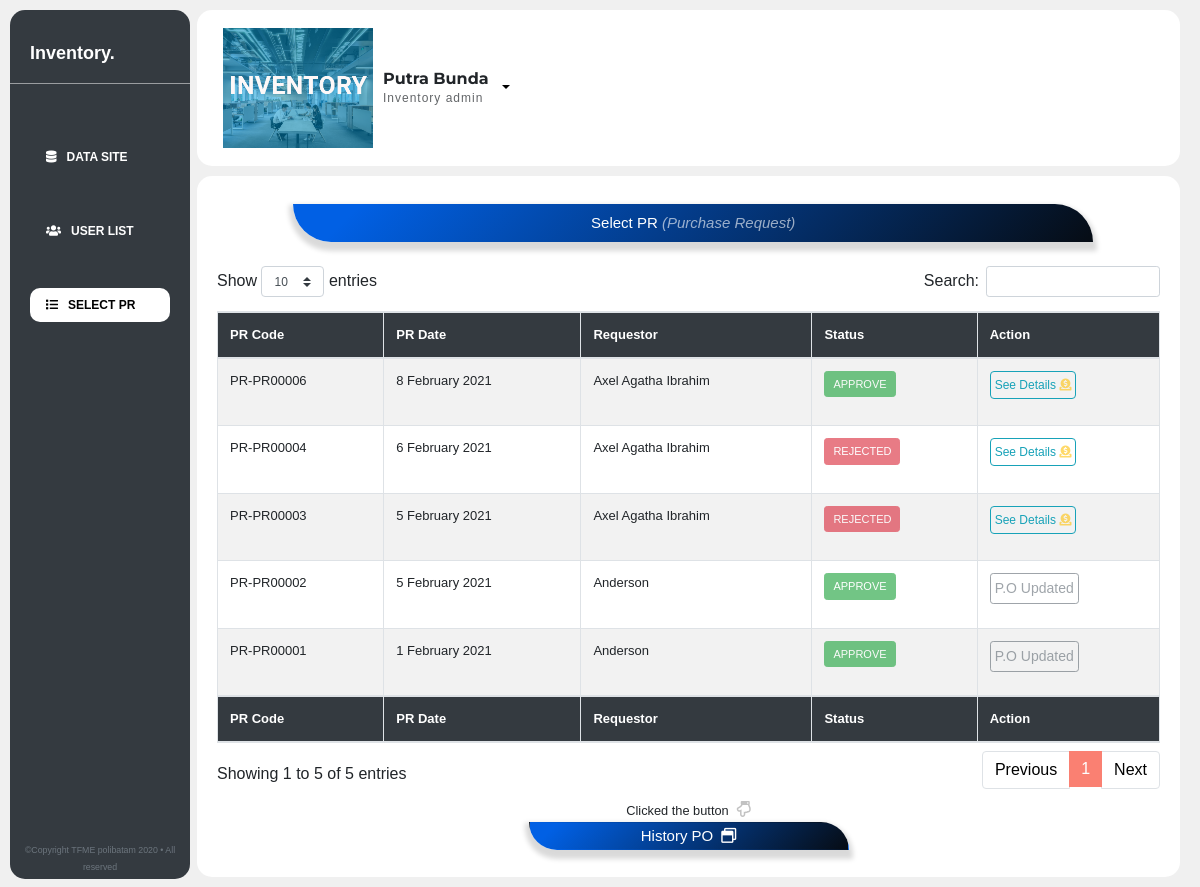
The app's page /admin/history-pr.php (signed in), older data.
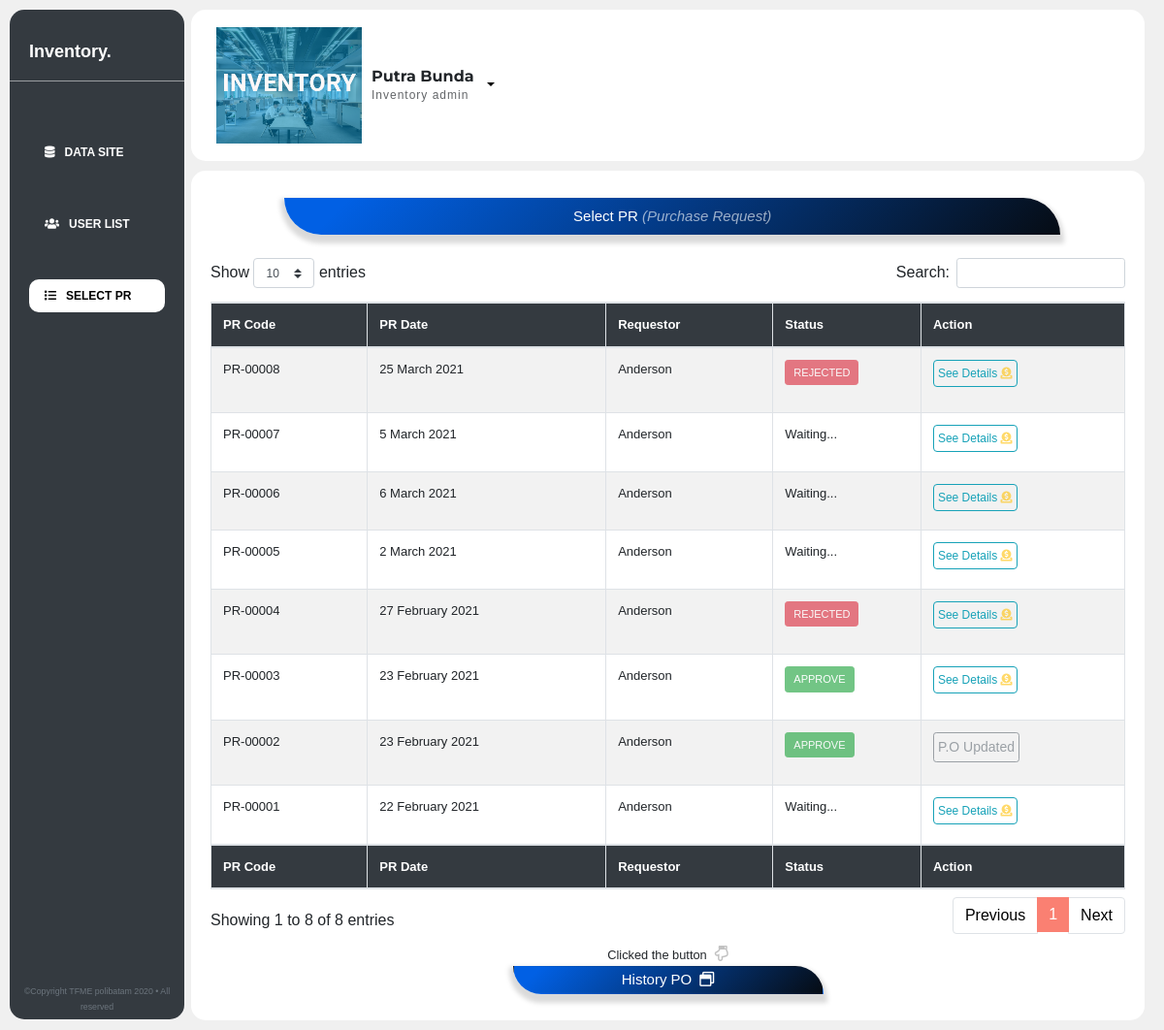
The same page, newer data.
### tables this page shows
CREATE TABLE `form_pr` (
  `id_pr` int(50) NOT NULL,
  `kode_pr` int(250) NOT NULL,
  `item_name` varchar(80) NOT NULL,
  `type` varchar(20) NOT NULL,
  `quantity` varchar(30) NOT NULL,
  `item_description` varchar(100) NOT NULL,
  `part_number` varchar(50) NOT NULL,
  `cost_center` enum('10','20','30','40') NOT NULL,
  `pr_date` date NOT NULL,
  `account_code` varchar(30) NOT NULL,
  `status` enum('waiting','approve','rejected','') NOT NULL,
  `requestor` varchar(30) NOT NULL,
  `update_po` enum('0','1','','') NOT NULL
);

### admin/history-pr.php (the view, shortened to what the changed rows need)
<?php
require "../config/config.php";
$query = mysqli_query($conn, "SELECT * FROM form_pr GROUP BY kode_pr ORDER BY id_pr DESC");
?>
<!DOCTYPE html>
<html lang="en">
<head>
    <link rel="stylesheet" href="https://maxcdn.bootstrapcdn.com/bootstrap/4.0.0/css/bootstrap.min.css"
>
    <link rel="stylesheet" href="../css/dashboard-adm.css">
    <link rel="stylesheet" href="../css/history-pr.css">
    <link rel="stylesheet" href="https://cdnjs.cloudflare.com/ajax/libs/font-awesome/5.14.0/css/all.min.css">
    <link rel="stylesheet" href="https://cdn.datatables.net/1.10.22/css/dataTables.bootstrap4.min.css">
</head>
<body>
    <div class="grid">
        <div class="konten">
            <div class="box d-flex flex-column">
                <div class="label d-flex justify-content-center mb-3" style="width: 100%;">
                    <h5 class="mt-2 judul"
                       >Select PR </h5>
                </div>
                <div class=" table-responsive">
                    <table class="table select table-bordered table-hover table-striped" id="data" style="width: 100%;">
                        <thead>
                            <tr class="bg-dark text-white">
                                <th>PR Code</th>
                                <th>PR Date</th>
                                <th>Requestor</th>
                                <th>Status</th>
                                <th>Action</th>
                            </tr>
                        </thead>
                        <tbody>
                            <?php foreach ($query as $data) :  ?>
                            <tr>
                                <td>
                                    <?php $code = sprintf("%05s", $data['kode_pr']) ?>
                                    <?= "PR-".$code; ?> </td>
                                <td>
                                    <?php $date = date_create($data['pr_date']) ?>
                                    <?= date_format($date, 'j F Y') ; ?></td>
                                <td style="text-transform: capitalize;"><?= $data['requestor']; ?></td>
                                <td>
                                    <?php if ($data['status'] == 'approve'): ?>
                                    <p class="btn btn-success btn-sm disabled"
                                        style="font-size: 11px;text-transform:uppercase;">Approve</p>
                                    <?php elseif ($data['status'] == 'rejected'): ?>
                                    <p class="btn btn-danger btn-sm disabled"
                                        style="font-size: 11px;text-transform:uppercase;">Rejected</p>
                                    <?php elseif ($data['status'] == 'waiting'): ?>
                                    <p>Waiting...</p>
                                    <?php endif; ?>
                                </td>
                                <?php if($data['update_po'] == 1 ) :?>
                                <td>
                                    <a href="#" class="btn btn-outline-secondary p-1 disabled btn-sm">P.O Updated</a>
                                </td>
                                <?php elseif ($data['update_po'] == 0) : ?>
                                <td>
                                    <a href="detail-pr?id=<?= $data['kode_pr']?>" class="btn btn-outline-info p-1"
                                        style="font-size:12px;">See
                                        Details <i class="fas fa-donate text-warning" style="opacity: 0.6;"></i></a>
                                </td>
                                <?php endif; ?>
                            </tr>
                            <?php endforeach; ?>
                        </tbody>
                        <tfoot>
                            <tr class="bg-dark text-white">
                                <th>PR Code</th>
                                <th>PR Date</th>
                                <th>Requestor</th>
                                <th>Status</th>
                                <th>Action</th>
                            </tr>
                        </tfoot>
                    </table>
                </div>
                <div class="btn">
                    <small>Clicked the button</small><i class="far fa-hand-point-down ml-2"></i> <br>
                    <a href="history-po" class="judul btn btn-sm">History PO</a>
                </div>
            </div>
        </div>
    </div>
</body>
</html>

Row changes from the older to the newer data that the page shows:
no longer on this page (row edited): form_pr: kode_pr "PR00006", pr_date "8 February 2021", requestor "Axel Agatha Ibrahim", status "APPROVE"
removed form_pr: kode_pr "PR00004", pr_date "6 February 2021", requestor "Axel Agatha Ibrahim", status "REJECTED"
no longer on this page (row edited): form_pr: kode_pr "PR00003", pr_date "5 February 2021", requestor "Axel Agatha Ibrahim", status "REJECTED"
added form_pr: kode_pr "00008", pr_date "25 March 2021", requestor "Anderson", status "REJECTED"
added form_pr: kode_pr "00007", pr_date "5 March 2021", requestor "Anderson", status "Waiting..."
added form_pr: kode_pr "00006", pr_date "6 March 2021", requestor "Anderson", status "Waiting..."
added form_pr: kode_pr "00005", pr_date "2 March 2021", requestor "Anderson", status "Waiting..."
added form_pr: kode_pr "00004", pr_date "27 February 2021", requestor "Anderson", status "REJECTED"
now on this page (row edited): form_pr: kode_pr "00003", pr_date "23 February 2021", requestor "Anderson", status "APPROVE"
changed form_pr (number 7 of 8 on the later page): kode_pr "PR00002" → "00002"; pr_date "5 February 2021" → "23 February 2021"
changed form_pr: kode_pr "PR00001" → "00001"; pr_date "1 February 2021" → "22 February 2021"; status "APPROVE" → "Waiting..."; update_po "P.O Updated" → "See Details"
Text that changed along with them:
text written by a page script: "Show entries Search: Showing 1 to 5 of 5 entries Previous 1 Next" → "Show entries Search: Showing 1 to 8 of 8 entries Previous 1 Next"
